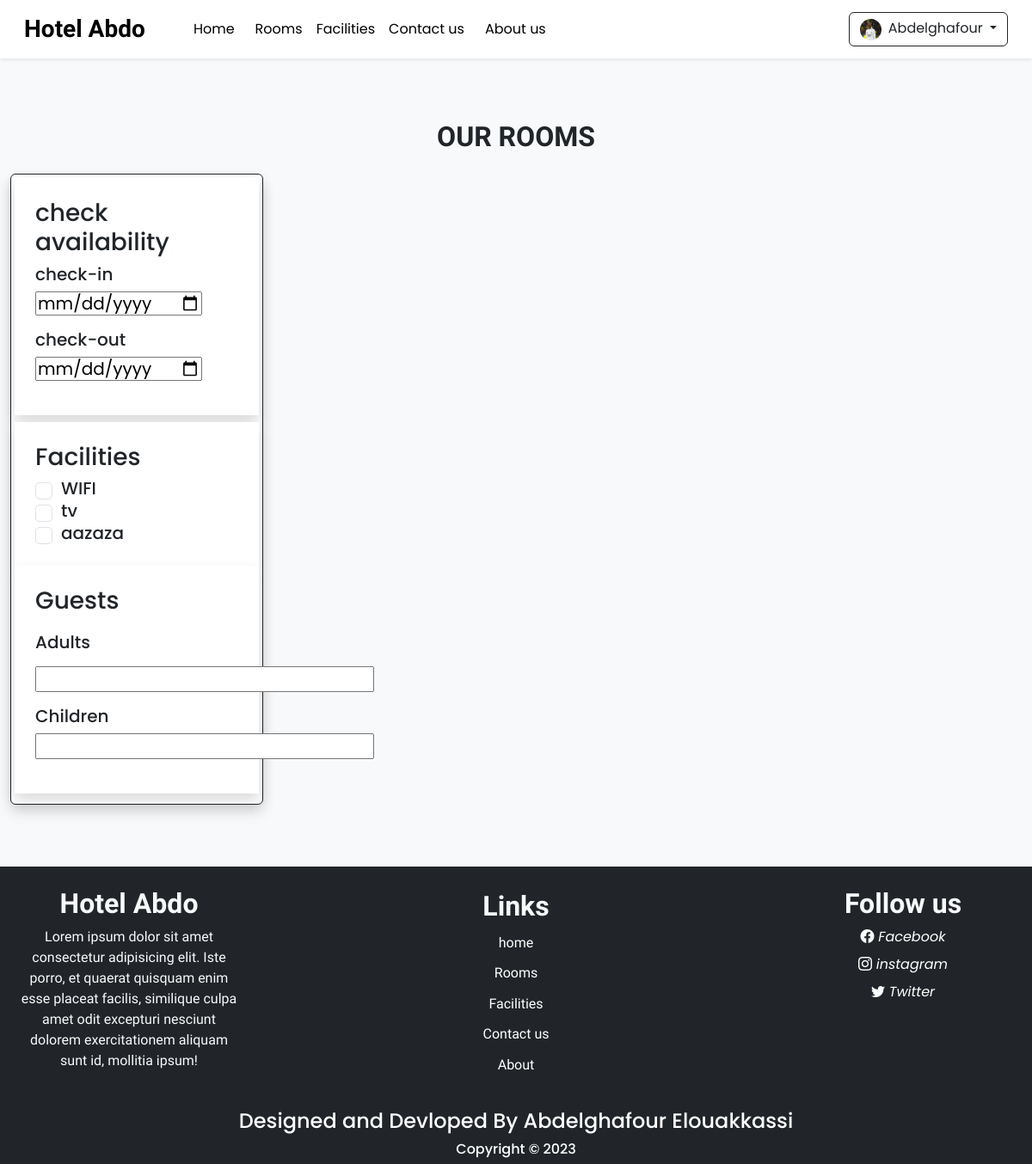
Page /rooms.php (signed in) on the committed database.
### tables this page shows
CREATE TABLE `facilities` (
  `id` int(11) NOT NULL,
  `icon` varchar(150) NOT NULL,
  `name` varchar(150) NOT NULL,
  `description` varchar(150) NOT NULL
);

### Admin/inc/db_config.php (called while the page is built, shortened)
<?php
function selectAll($table)
{
  $con=$GLOBALS['con'];
  $res=mysqli_query($con,"SELECT * FROM $table");
  return $res;
}
?>

### rooms.php (the view, shortened to what this page needs)
<!DOCTYPE html>
<html lang="en">
<head>
    <?php require('inc/links.php') ?>
</head>
<body class="bg-light">
    <?php require('inc/header.php');
    $checkin_default="";
    $checkout_default="";
    $adult_default="";
    $children_default="";
    ?>
     <h2 class="mt-5 pt-4 mb-4 text-center fw-bold h-font">OUR ROOMS<h2>
        <div class="container-fluid">
            <div class="row ">
                <div class="col-lg-3 col-md-3 p-1 rounded border border-dark border-1  mb-4 bg-white shadow h-80">
                    <div class=" bg-white shadow mb-2 p-4 ">
                    <div class="d-flex align-items-center justify-content-between">
                    <h3>check availability</h3>
                    </div>
                        <div class="mb-3 fs-5">
                            <label class="form-label fs-5">check-in</label>
                            <input type="date" class="form-controle shadow-none" value="<?php echo $checkin_default ?>"  id="checkin" onchange="check_avail_filter()">
                            </div>
                            <div class="mb-3 fs-5">
                            <label class="form-label fs-5">check-out</label>
                            <input type="date" class="form-controle shadow-none" value="<?php echo $checkout_default ?>" id="checkout" onchange="check_avail_filter()">
                        </div>
                    </div>
                    <div class=" bg-white shadow  p-4">
                        <div class="d-flex align-items-center justify-content-between">
                            <h3>Facilities</h3>
                        </div>
                        <?php
                           $facilities_q=selectAll('facilities');
                           while($row=mysqli_fetch_assoc($facilities_q))
                           {
                            echo<<<facilities
                                <div class="form-check fs-5">
                                <input class="form-check-input" name="facilities" value="$row[id]" onclick="fetch_rooms()" type="checkbox" id="$row[id]">
                                <label class="form-check-label" for="$row[id]">
                                $row[name]</label>
                                </div>
                           facilities;
                           }
                         ?>
                    </div>
                    <div class=" bg-white shadow mb-2 p-4">
                        <div class="d-flex align-items-center justify-content-between">
                            <h3>Guests</h3>
                        </div>
                        <div>
                        <label class="form-label fs-5">Adults</label>
                        <input type="number" min="1" id="adults" value="<?php echo $adult_default ?>"  oninput="guests_filter()" class="form-controle shadow-none mb-3 fs-5 ">
                        </div>
                        <div class="mb-3 fs-5">
                        <label class="form-label fs-5">Children</label>
                        <input type="number" min="1" id="children" value="<?php echo $children_default ?>"  oninput="guests_filter()" class="form-controle shadow-none fs-5">
                        </div>
                     </div>
                </div>
                <div class="col-lg-9 col-md-9 fs-5 " id="rooms_data">
               </div>
               </div>
            </div>
    <?php require('inc/footer.php') ?>
</body>
</html>

### css/style.css (style rules this page uses)
* { font-family: 'Poppins', sans-serif; }
.h-font { font-family: 'Merienda', cursive; }

### rows in the picture
facilities: name "WIFI"
facilities: name "tv"
facilities: name "aazaza"

### other values in the picture
$_SESSION[uname] "Abdelghafour"
